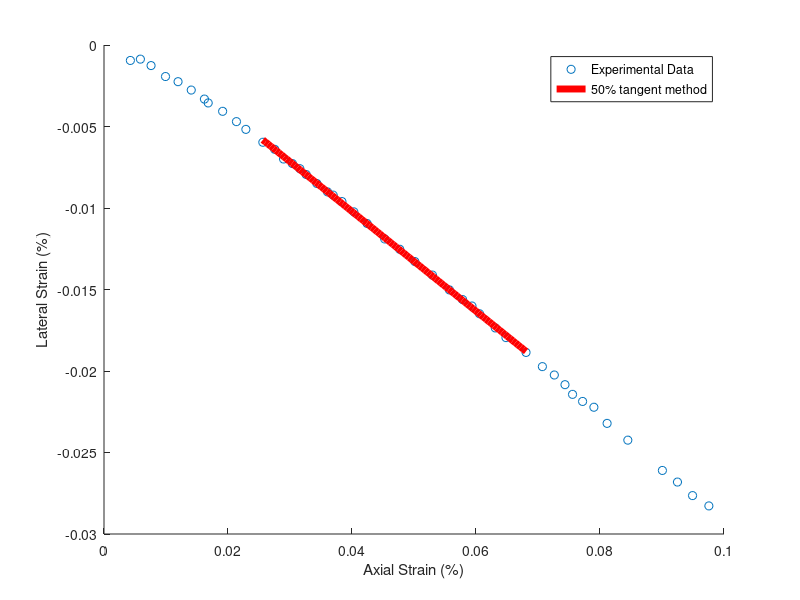

This figure's MATLAB source:
%%
%%% Arian Velayati, PhD
%%%% This script is used to find the Poisson's ratio of rocks using the 50%
%%%% max peak stress method

clc; clear; close;
%% Input

ea = load('ea.txt'); % Axial strain (%)
Sd = load('sd.txt'); % Deviatoric Stress (MPa)
et = load('et.txt'); % Radial strain (%)
%% Calculations

Sd_m = max(Sd); % Max Sd value
Sd_mh = 0.5*Sd_m; % Half Sd_m
r = find(Sd>Sd_mh); %find the row in which the 0.5 half peak stress can be found

n = 10; % arbitrary row distancing from the 
f = polyfit(ea(r(1)-n:(r(1)+n)), et(r(1)-n:r(1)+n),1); %Fitting a linear tanget around 50% of peak s1
fout = f;
for i = 1:10
    % f = polyfit(ea((r(1)+n):r(1)), Sd((r(1)+n):r(1)),1)
    n = n + 1;
f = polyfit(ea(r(1)-n:(r(1)+n)), et(r(1)-n:r(1)+n),1);
fout = [fout;f];
if (fout(i+1,1)-fout(i,1))/fout(i+1,1) < 0.01
    disp('Optimal n is: '); disp(n); 
    disp('Poisson ratio: '); disp(-1*f(end,1))
     break
end
end

 
 %% plot
 
scatter(ea,et)
hold on 
x = linspace(ea(r(1)-n),ea(r(1)+n),100);
y = f(1).*x+f(2);
plot(x,y,'r','LineWidth',5)
xlabel('Axial Strain (%)')
ylabel('Lateral Strain (%)')
legend('Experimental Data','50% tangent method')
 
